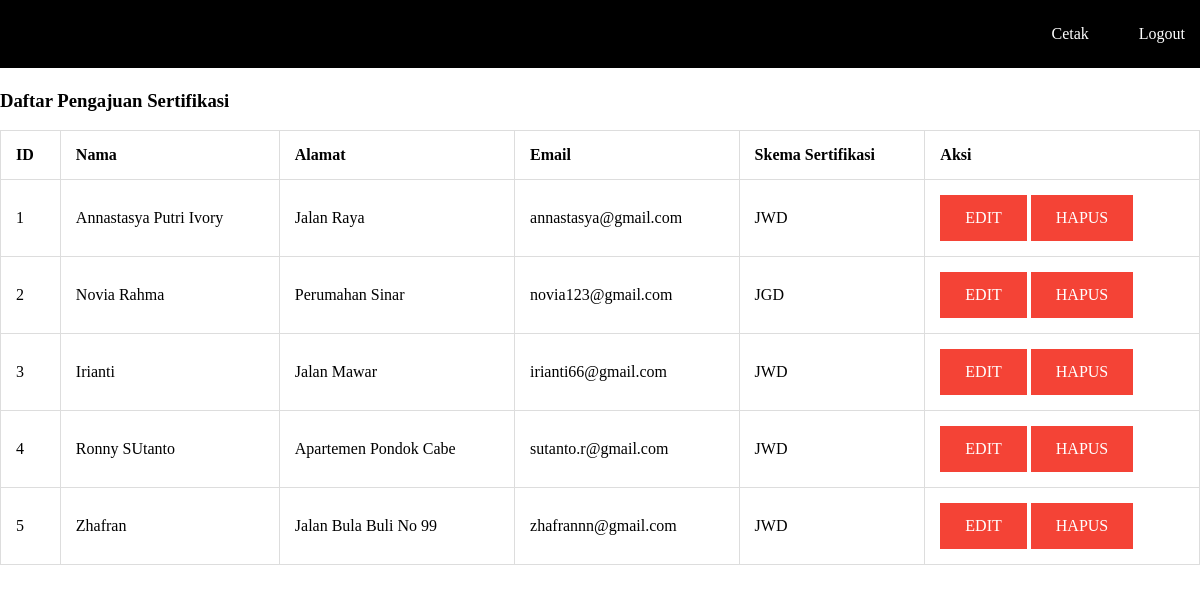
Page /php/src/admin.php on the committed database.
### tables this page shows
CREATE TABLE `registrasi` (
  `id` int(11) NOT NULL,
  `nama` varchar(35) NOT NULL,
  `alamat` varchar(50) NOT NULL,
  `email` varchar(50) NOT NULL,
  `skema` varchar(50) NOT NULL
);

### php/src/admin.php (the view, shortened to what this page needs)
<!DOCTYPE html>
<html lang="en">
<head>
</head>
<body>
  <div>
    <nav>
      <ul>
        <li><a href="logout.php">Logout</a></li>
        <li><a href="cetak.php">Cetak</a></li>
      </ul>
    </nav>
    <div>
      <br>
      <h3>Daftar Pengajuan Sertifikasi</h3>
      <br>
    </div>
  </div>
  <div>
    <div>
      <table border="1">
        <thead>
          <tr>
            <th>ID</th>
            <th>Nama</th>
            <th>Alamat</th>
            <th>Email</th>
            <th>Skema Sertifikasi</th>
            <th>Aksi</th>
          </tr>
        </thead>
        <tbody>
          <?php
          include 'koneksi.php';
          $id = 1;
          $data = mysqli_query($db, "select * from registrasi");
          while ($db = mysqli_fetch_array($data)) {
          ?>
            <tr>
              <td><?php echo $id++; ?></td>
              <td><?php echo $db['nama']; ?></td>
              <td><?php echo $db['alamat']; ?></td>
              <td><?php echo $db['email']; ?></td>
              <td><?php echo $db['skema']; ?></td>
              <td>
                <a class=actionn href="form-edit.php?id=<?php echo $db['id']; ?>">EDIT</a>
                <a class=actionn href="delete.php?id=<?php echo $db['id']; ?>">HAPUS</a>
              </td>
            </tr>
          <?php
          }
          ?>
        </tbody>
      </table>
    </div>
  </div>
</body>
</html>

### php/src/admin.php (style rules this page uses)
table, td, th { border: 1px solid #ddd; text-align: left; }
table { border-collapse: collapse; width: 100%; }
th, td { padding: 15px; }
a:link.actionn, a:visited.actionn { background-color: #f44336; color: white; padding: 14px 25px; text-align: center; text-decoration: none; display: inline-block; }
* { margin: 0; padding: 0; }
nav { margin: auto; text-align: center; width: 100%; }
nav ul { background: black; padding: 0 10px; list-style: none; position: relative; display: inline-table; width: 100%; }
nav ul li { float: right; }
nav ul li a { display: block; padding: 25px; color: #fff; text-decoration: none; }

### rows in the picture
registrasi: nama "Annastasya Putri Ivory", alamat "Jalan Raya", email "annastasya@gmail.com", skema "JWD"
registrasi: nama "Novia Rahma", alamat "Perumahan Sinar", email "novia123@gmail.com", skema "JGD"
registrasi: nama "Irianti", alamat "Jalan Mawar", email "irianti66@gmail.com", skema "JWD"
registrasi: nama "Ronny SUtanto", alamat "Apartemen Pondok Cabe", email "sutanto.r@gmail.com", skema "JWD"
registrasi: nama "Zhafran", alamat "Jalan Bula Buli No 99", email "zhafrannn@gmail.com", skema "JWD"
